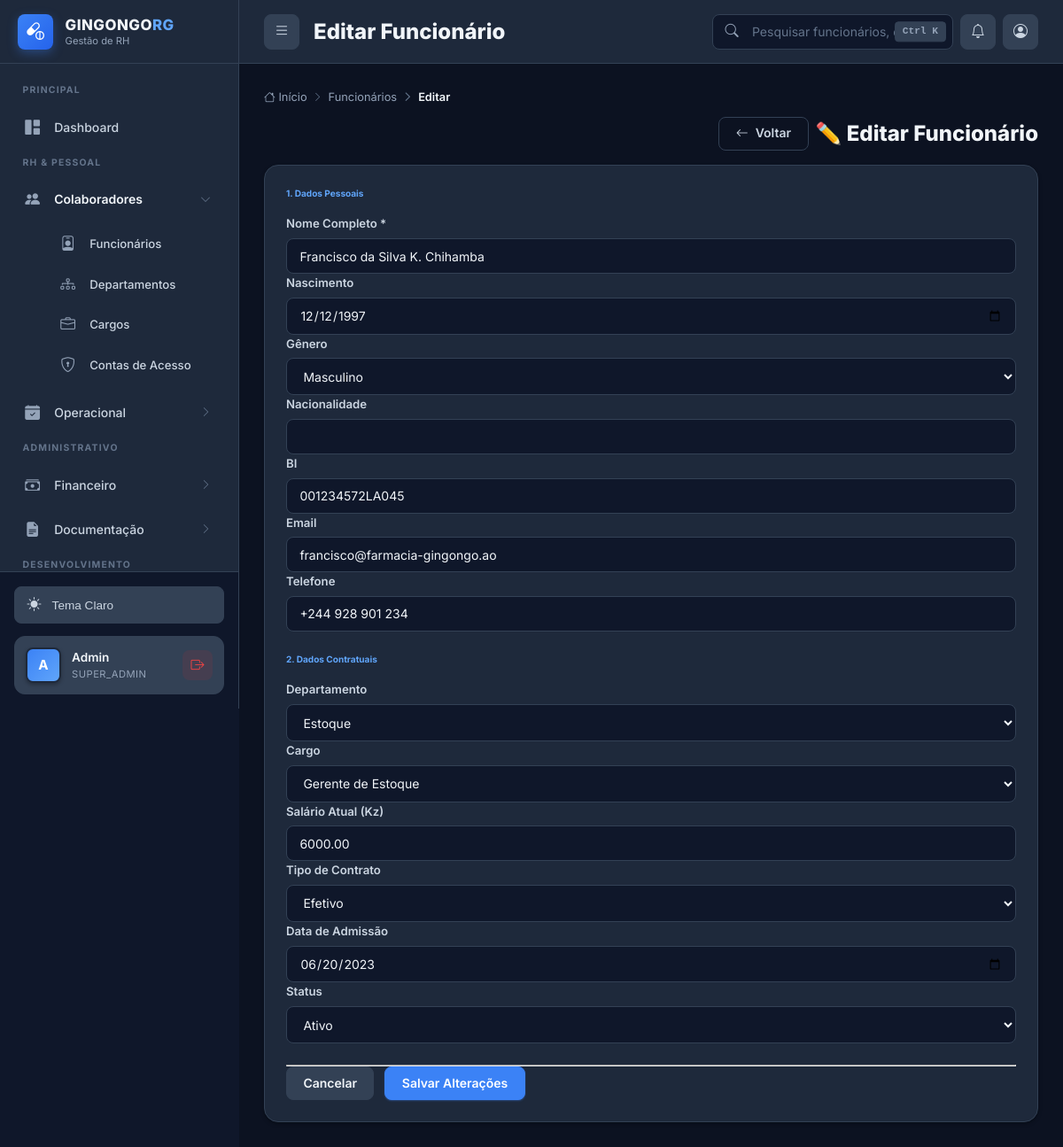
Screenshot of /editar_funcionario.php?id=6 (signed in) with the database file from the repository.
### tables this page shows
CREATE TABLE IF NOT EXISTS funcionarios (
    id INT AUTO_INCREMENT PRIMARY KEY,
    nome_completo VARCHAR(200) NOT NULL,
    bi VARCHAR(30) NOT NULL UNIQUE,
    data_nascimento DATE NOT NULL,
    sexo ENUM('M', 'F', 'Outro') NOT NULL,
    telefone VARCHAR(20),
    email VARCHAR(100),
    endereco TEXT,

     
    departamento_id INT NOT NULL,
    cargo_id INT NOT NULL,
    data_admissao DATE NOT NULL,
    data_demissao DATE NULL,
    tipo_contrato ENUM('Tempo_Indeterminado', 'Tempo_Determinado', 'Estagio', 'Temporario') DEFAULT 'Tempo_Indeterminado',
    status ENUM('ativo', 'ferias', 'afastado', 'demitido') DEFAULT 'ativo',

     
    salario_atual DECIMAL(10, 2) NOT NULL,
    banco VARCHAR(100),
    agencia VARCHAR(20),
    conta VARCHAR(30),
    iban VARCHAR(50) NULL,
    nif_angolano VARCHAR(20) NULL,
    foto VARCHAR(500) NULL,
    
     
    usuario_id INT NULL,
    
     
    created_at TIMESTAMP DEFAULT CURRENT_TIMESTAMP,
    updated_at TIMESTAMP DEFAULT CURRENT_TIMESTAMP ON UPDATE CURRENT_TIMESTAMP,
    
     
    FOREIGN KEY (departamento_id) REFERENCES departamentos(id) ON DELETE RESTRICT,
    FOREIGN KEY (cargo_id) REFERENCES cargos(id) ON DELETE RESTRICT,
    FOREIGN KEY (usuario_id) REFERENCES usuarios(id) ON DELETE SET NULL,
    
     
    INDEX idx_bi (bi),
    INDEX idx_nome (nome_completo),
    INDEX idx_status (status),
    INDEX idx_departamento (departamento_id),
    INDEX idx_cargo (cargo_id),
    INDEX idx_data_admissao (data_admissao)
);

CREATE TABLE IF NOT EXISTS departamentos (
    id INT AUTO_INCREMENT PRIMARY KEY,
    nome VARCHAR(100) NOT NULL UNIQUE,
    descricao TEXT,
    responsavel_id INT NULL,
    ativo BOOLEAN DEFAULT TRUE,
    created_at TIMESTAMP DEFAULT CURRENT_TIMESTAMP,
    updated_at TIMESTAMP DEFAULT CURRENT_TIMESTAMP ON UPDATE CURRENT_TIMESTAMP,
    INDEX idx_ativo (ativo),
    INDEX idx_nome (nome)
);

CREATE TABLE IF NOT EXISTS cargos (
    id INT AUTO_INCREMENT PRIMARY KEY,
    nome VARCHAR(100) NOT NULL UNIQUE,
    salario_base DECIMAL(10, 2) NOT NULL,
    descricao TEXT,
    nivel_hierarquico ENUM('operacional', 'tecnico', 'gerencial', 'diretivo') DEFAULT 'operacional',
    requer_certificacao BOOLEAN DEFAULT FALSE,
    ativo BOOLEAN DEFAULT TRUE,
    created_at TIMESTAMP DEFAULT CURRENT_TIMESTAMP,
    updated_at TIMESTAMP DEFAULT CURRENT_TIMESTAMP ON UPDATE CURRENT_TIMESTAMP,
    INDEX idx_ativo (ativo),
    INDEX idx_nivel (nivel_hierarquico)
);

### public/editar_funcionario.php (the view, shortened to what this page needs)
<?php
$db = Database::getInstance()->getConnection();
$id = $_GET['id'] ?? null;
$stmt = $db->prepare("SELECT * FROM funcionarios WHERE id = ?");
$stmt->execute([$id]);
$f = $stmt->fetch();
$departamentos = $db->query("SELECT * FROM departamentos")->fetchAll();
$cargos = $db->query("SELECT * FROM cargos")->fetchAll();
?>
<!DOCTYPE html>
<html lang="pt-BR">
<head>
    <link rel="stylesheet" href="https://cdn.jsdelivr.net/npm/bootstrap-icons@1.11.3/font/bootstrap-icons.min.css">
    <link rel="stylesheet" href="css/style-2026.css">
</head>
<body class="dashboard-body">
    <div class="app-wrapper">
        <?php include 'includes/sidebar.php'; ?>
        <div class="main-area" id="mainArea">
            <?php
            include 'includes/topbar.php';
            ?>
            <div class="content-body">
                <nav>
                    <ol class="breadcrumb">
                        <li class="breadcrumb-item"><a href="dashboard.php"><i class="bi bi-house"></i> Início</a></li>
                        <li class="breadcrumb-item"><a href="funcionarios.php">Funcionários</a></li>
                        <li class="breadcrumb-item active">Editar</li>
                    </ol>
                </nav>
                <div class="flex-actions" style="margin-bottom: 1rem;">
                    <a href="funcionarios.php" class="btn btn-ghost"><i class="bi bi-arrow-left"></i> Voltar</a>
                    <h2 class="page-title">✏️ Editar Funcionário</h2>
                </div>
                <div class="container-fluid p-0">
                <div class="card border-0 shadow-sm">
                    <div class="card-body">
                        <form method="POST">
                            <h6 class="text-primary mb-3">1. Dados Pessoais</h6>
                            <div class="row g-3 mb-4">
                                <div class="col-md-6">
                                    <label class="form-label">Nome Completo *</label>
                                    <input type="text" name="nome_completo" class="form-control" required value="<?php echo htmlspecialchars($f['nome_completo']); ?>">
                                </div>
                                <div class="col-md-3">
                                    <label class="form-label">Nascimento</label>
                                    <input type="date" name="data_nascimento" class="form-control" value="<?php echo $f['data_nascimento']; ?>">
                                </div>
                                <div class="col-md-3">
                                    <label class="form-label">Gênero</label>
                                    <select name="sexo" class="form-select">
                                        <option value="M" <?php echo $f['sexo'] == 'M' ? 'selected' : ''; ?>>Masculino</option>
                                    </select>
                                </div>
                                <div class="col-md-4">
                                    <label class="form-label">Nacionalidade</label>
                                    <input type="text" name="nacionalidade" class="form-control" value="<?php echo htmlspecialchars($f['nacionalidade']); ?>">
                                </div>
                                <div class="col-md-4">
                                    <label class="form-label">BI</label>
                                    <input type="text" name="nif" class="form-control" value="<?php echo htmlspecialchars($f['bi']); ?>">
                                </div>
                                <div class="col-md-6">
                                    <label class="form-label">Email</label>
                                    <input type="email" name="email" class="form-control" value="<?php echo htmlspecialchars($f['email']); ?>">
                                </div>
                                <div class="col-md-6">
                                    <label class="form-label">Telefone</label>
                                    <input type="text" name="telefone" class="form-control" value="<?php echo htmlspecialchars($f['telefone']); ?>">
                                </div>
                            </div>
                            <h6 class="text-primary mb-3">2. Dados Contratuais</h6>
                            <div class="row g-3 mb-4">
                                <div class="col-md-4">
                                    <label class="form-label">Departamento</label>
                                    <select name="departamento_id" class="form-select" required>
                                        <?php foreach ($departamentos as $d): ?>
                                            <option value="<?php echo $d['id']; ?>" <?php echo $f['departamento_id'] == $d['id'] ? 'selected' : ''; ?>>
                                                <?php echo htmlspecialchars($d['nome']); ?>
                                            </option>
                                        <?php
endforeach; ?>
                                    </select>
                                </div>
                                <div class="col-md-4">
                                    <label class="form-label">Cargo</label>
                                    <select name="cargo_id" class="form-select" required>
                                        <?php foreach ($cargos as $c): ?>
                                            <option value="<?php echo $c['id']; ?>" <?php echo $f['cargo_id'] == $c['id'] ? 'selected' : ''; ?>>
                                                <?php echo htmlspecialchars($c['nome']); ?>
                                            </option>
                                        <?php
endforeach; ?>
                                    </select>
                                </div>
                                <div class="col-md-4">
                                    <label class="form-label">Salário Atual (Kz)</label>
                                    <input type="number" name="salario_atual" class="form-control" step="0.01" value="<?php echo $f['salario_atual']; ?>">
                                </div>
                                <div class="col-md-4">
                                    <label class="form-label">Tipo de Contrato</label>
                                    <select name="tipo_contrato" class="form-select">
                                        <?php
$tipos = ['efetivo', 'determinado', 'estagio_curricular', 'estagio_profissional', 'voluntariado', 'prestacao_servicos'];
foreach ($tipos as $t) {
    $sel = ($f['tipo_contrato'] ?? '') == $t ? 'selected' : '';
    echo "<option value='$t' $sel>" . ucfirst($t) . "</option>";
}
?>
                                    </select>
                                </div>
                                <div class="col-md-4">
                                    <label class="form-label">Data de Admissão</label>
                                    <input type="date" name="data_admissao" class="form-control" value="<?php echo $f['data_admissao']; ?>">
                                </div>
                                <div class="col-md-4">
                                    <label class="form-label">Status</label>
                                    <select name="status" class="form-select">
                                        <option value="ativo" <?php echo $f['status'] == 'ativo' ? 'selected' : ''; ?>>Ativo</option>
                                    </select>
                                </div>
                            </div>
                            <hr>
                            <div class="d-flex justify-content-end gap-2">
                                <a href="funcionarios.php" class="btn btn-secondary">Cancelar</a>
                                <button type="submit" class="btn btn-primary">Salvar Alterações</button>
                            </div>
                        </form>
                    </div>
                </div>
            </div>
        </div>
    </div>
</body>
</html>

### rows the page displays
funcionarios: nome_completo "Francisco da Silva K. Chihamba", data_nascimento "12/12/1997", sexo "Masculino", nif "001234572LA045", email "francisco@farmacia-gingongo.ao", telefone "+244 928 901 234", departamento_id "Estoque", cargo_id "Gerente de Estoque", salario_atual "6000.00", data_admissao "06/20/2023", status "Ativo"

### other values shown
substr($user['username'], 0, 1) "A"
$user['username'] "Admin"
$user['role'] "SUPER_ADMIN"
$pageTitle "Editar Funcionário"
form field tipo_contrato "Efetivo"
